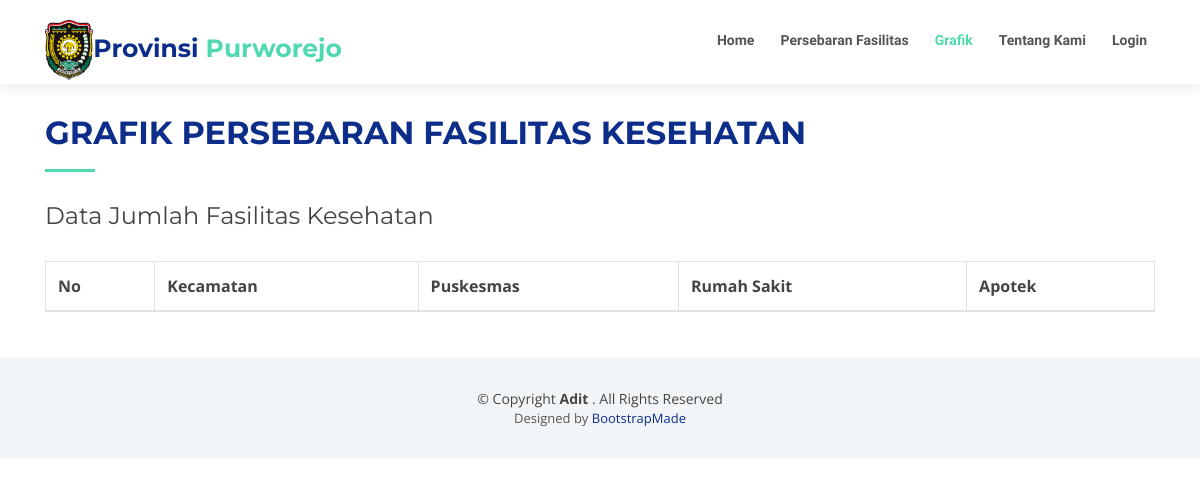
The app's page /?hal=grafik, older data.
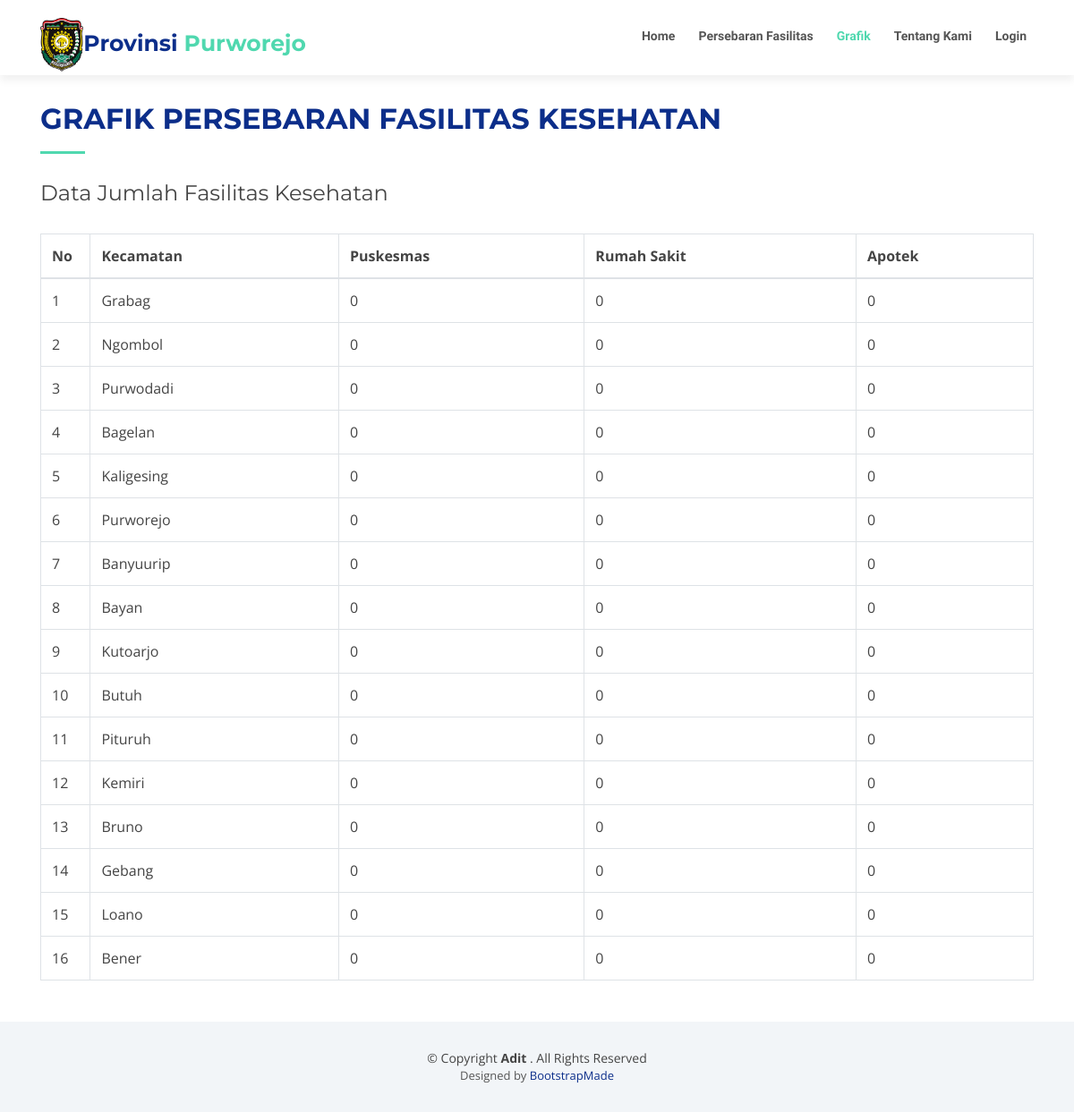
The same page, newer data.
### tables this page shows
CREATE TABLE `tb_kecamatan` (
  `idkecamatan` int(11) NOT NULL,
  `namakecamatan` varchar(45) DEFAULT NULL,
  `kelompok` varchar(45) DEFAULT NULL,
  `_puskesmas` int(11) DEFAULT NULL,
  `_rumahsakit` int(11) DEFAULT NULL,
  `_apotek` int(11) DEFAULT NULL
);

### public/grafik.php (the view, shortened to what this page needs)
<?php
$query="select idkecamatan as kode,namakecamatan,
(select count(*) from tb_fasilitas where idkecamatan=kode and idjenis='1') as rs,
(select count(*) from tb_fasilitas where idkecamatan=kode and idjenis='2') as puskes,
(select count(*) from tb_fasilitas where idkecamatan=kode and idjenis='3') as apot
from tb_kecamatan";
$result=$mysqli->query($query);
  ?>
<section id="contact" class="wow fadeInUp">
  <div class="container">
    <div class="section-header">
      <h2>Grafik Persebaran Fasilitas Kesehatan</h2>
    </div>
  </div>
<div class="container">
  <div class="section-header">
    <h4>Data Jumlah Fasilitas Kesehatan</h4>
  </div>
</div>
<div class="container mb-12">
  <table id="example2" class="table table-bordered table-hover">
    <thead>
      <tr>
        <th>No</th>
        <th>Kecamatan</th>
        <th>Puskesmas</th>
        <th>Rumah Sakit</th>
        <th>Apotek</th>
      </tr>
    </thead>
    <tbody>
      <?php
      $query="SELECT * from tb_kecamatan";
      $result=$mysqli->query($query);
      $num_result=$result->num_rows;
      if ($num_result > 0 ) {
        $no=0;
        while ($data=mysqli_fetch_assoc($result)) {
          extract($data);
          ?>
          <tr>
            <td width="5%"><?=$no+=1; ?></td>
            <td><?=$namakecamatan; ?></td>
            <td><?=$_puskesmas; ?></td>
            <td><?=$_rumahsakit; ?></td>
            <td><?=$_apotek; ?></td>
          </tr>
        <?php }} ?>
      </table>
    </div>
  </section>

Row changes from the older to the newer data that the page shows:
added tb_kecamatan: no "1", namakecamatan "Grabag", _puskesmas "0", _rumahsakit "0", _apotek "0"
added tb_kecamatan: no "2", namakecamatan "Ngombol", _puskesmas "0", _rumahsakit "0", _apotek "0"
added tb_kecamatan: no "3", namakecamatan "Purwodadi", _puskesmas "0", _rumahsakit "0", _apotek "0"
added tb_kecamatan: no "4", namakecamatan "Bagelan", _puskesmas "0", _rumahsakit "0", _apotek "0"
added tb_kecamatan: no "5", namakecamatan "Kaligesing", _puskesmas "0", _rumahsakit "0", _apotek "0"
added tb_kecamatan: no "6", namakecamatan "Purworejo", _puskesmas "0", _rumahsakit "0", _apotek "0"
added tb_kecamatan: no "7", namakecamatan "Banyuurip", _puskesmas "0", _rumahsakit "0", _apotek "0"
added tb_kecamatan: no "8", namakecamatan "Bayan", _puskesmas "0", _rumahsakit "0", _apotek "0"
added tb_kecamatan: no "9", namakecamatan "Kutoarjo", _puskesmas "0", _rumahsakit "0", _apotek "0"
added tb_kecamatan: no "10", namakecamatan "Butuh", _puskesmas "0", _rumahsakit "0", _apotek "0"
added tb_kecamatan: no "11", namakecamatan "Pituruh", _puskesmas "0", _rumahsakit "0", _apotek "0"
added tb_kecamatan: no "12", namakecamatan "Kemiri", _puskesmas "0", _rumahsakit "0", _apotek "0"
added tb_kecamatan: no "13", namakecamatan "Bruno", _puskesmas "0", _rumahsakit "0", _apotek "0"
added tb_kecamatan: no "14", namakecamatan "Gebang", _puskesmas "0", _rumahsakit "0", _apotek "0"
added tb_kecamatan: no "15", namakecamatan "Loano", _puskesmas "0", _rumahsakit "0", _apotek "0"
added tb_kecamatan: no "16", namakecamatan "Bener", _puskesmas "0", _rumahsakit "0", _apotek "0"
